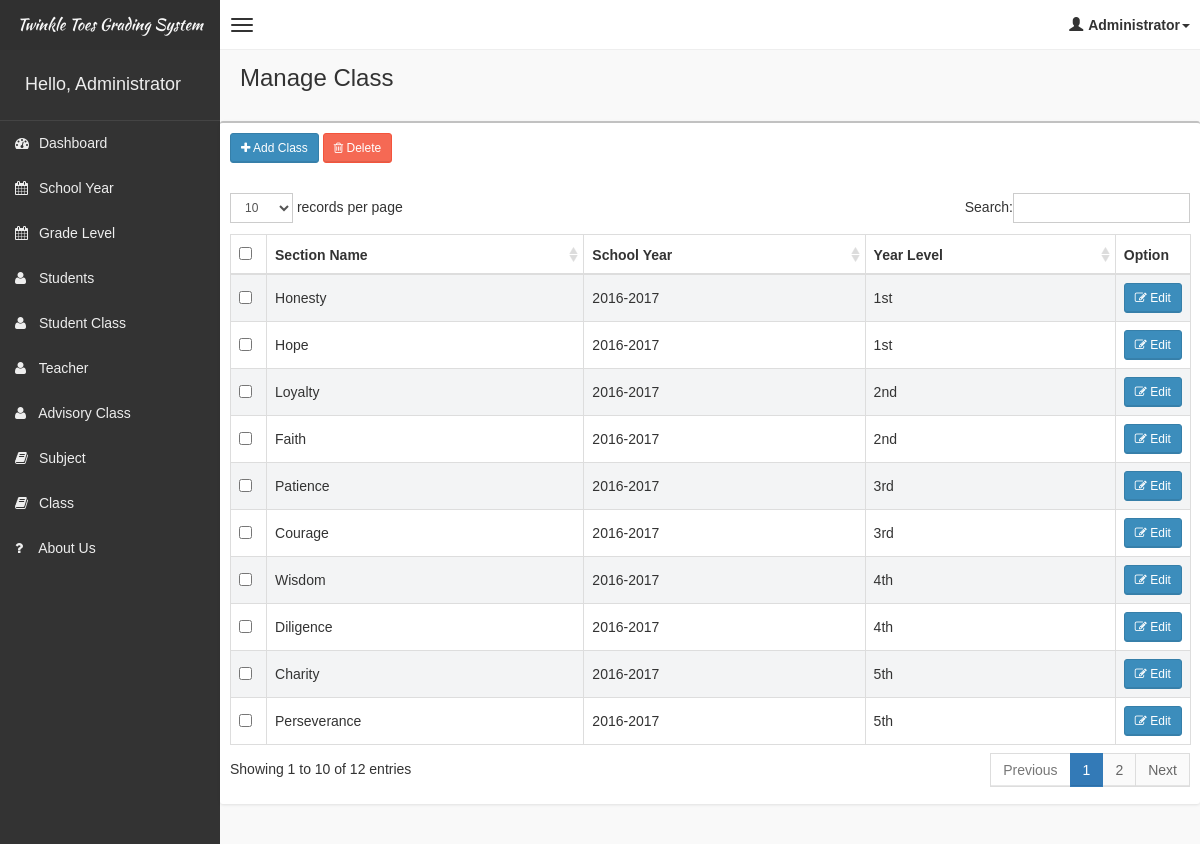
/system/pages/class/class.php (signed in), run on the app's committed database.
### tables this page shows
CREATE TABLE IF NOT EXISTS `tblclass` (
  `id` int(11) NOT NULL AUTO_INCREMENT,
  `classname` varchar(20) NOT NULL,
  `schoolyearid` int(11) NOT NULL,
  `yearlevelid` int(11) NOT NULL,
  PRIMARY KEY (`id`)
);

CREATE TABLE IF NOT EXISTS `tblschoolyear` (
  `id` int(11) NOT NULL AUTO_INCREMENT,
  `schoolyear` varchar(20) NOT NULL,
  PRIMARY KEY (`id`),
  UNIQUE KEY `schoolyear` (`schoolyear`)
);

CREATE TABLE IF NOT EXISTS `tblyearlevel` (
  `id` int(11) NOT NULL AUTO_INCREMENT,
  `yearlevel` varchar(20) NOT NULL,
  `description` varchar(50) NOT NULL,
  PRIMARY KEY (`id`)
);

### system/pages/class/class.php (shortened to what this page needs)
<!DOCTYPE html>
<html>
    <?php include('../head_css.php'); ?>
    <body class="skin-black">
        <?php
        include "../connection.php";
        ?>
        <?php include('../header.php'); ?>
        <div class="wrapper row-offcanvas row-offcanvas-left">
            <?php include('../sidebar-left.php'); ?>
            <aside class="right-side">
                <section class="content-header">
                    <h1>
                        Manage Class
                    </h1>
                </section>
                <section class="content">
                    <div class="row">
                            <div class="box">
                                <div class="box-header">
                                    <div style="padding:10px;">
                                        <button class="btn btn-primary btn-sm" data-toggle="modal" data-target="#addClassModal"><i class="fa fa-plus" aria-hidden="true"></i> Add Class</button>
                                        <button class="btn btn-danger btn-sm" data-toggle="modal" data-target="#deleteModal"><i class="fa fa-trash-o" aria-hidden="true"></i> Delete</button>
                                    </div>
                                </div>
                                <div class="box-body table-responsive">
                                <form method="post">
                                    <table id="table" class="table table-bordered table-striped">
                                        <thead>
                                            <tr>
                                                <th style="width: 20px !important;"><input type="checkbox" name="chk_delete[]" class="cbxMain" onchange="checkMain(this)" /></th>
                                                <th>Section Name</th>
                                                <th>School Year</th>
                                                <th>Year Level</th>
                                                <th style="width: 40px !important;">Option</th>
                                            </tr>
                                        </thead>
                                        <tbody>
                                            <?php
                                            $squery = mysqli_query($con, "select *,c.id as cid,y.id as yid, s.id as sid from tblclass c left join tblschoolyear s on c.schoolyearid = s.id left join tblyearlevel y on c.yearlevelid = y.id");
                                            while($row = mysqli_fetch_array($squery))
                                            {
                                                echo '
                                                <tr>
                                                    <td><input type="checkbox" name="chk_delete[]" class="chk_delete" value="'.$row['cid'].'" /></td>
                                                    <td>'.$row['classname'].'</td>
                                                    <td>'.$row['schoolyear'].'</td>
                                                    <td>'.$row['yearlevel'].'</td>
                                                    <td><button class="btn btn-primary btn-sm" data-target="#editModal'.$row['cid'].'" data-toggle="modal"><i class="fa fa-pencil-square-o" aria-hidden="true"></i> Edit</button></td>
                                                </tr>
                                                ';
                                            }
                                            ?>
                                        </tbody>
                                    </table>
                                    </form>
                                </div>
                            </div>
                    </div>
                </section>
            </aside>
        </div>
    </body>
</html>

### system/pages/header.php (shortened to what this page needs)
<?php
 echo  '<header class="header">
          <a href="#" class="logo">
              Twinkle Toes Grading System
          </a>
          <nav class="navbar navbar-static-top" role="navigation">
              <a href="#" class="navbar-btn sidebar-toggle" data-toggle="offcanvas" role="button">
                  <span class="sr-only">Toggle navigation</span>
                  <span class="icon-bar"></span>
                  <span class="icon-bar"></span>
                  <span class="icon-bar"></span>
              </a>
              <div class="navbar-right">
                  <ul class="nav navbar-nav">
                      <li class="dropdown user user-menu">
                          <a href="#" class="dropdown-toggle" data-toggle="dropdown">
                              <i class="glyphicon glyphicon-user"></i>';
                              if($_SESSION['role'] == "Administrator"){
                                  $user = mysqli_query($con,"SELECT * from tbladmin where id = '".$_SESSION['userid']."' ");
                                  while($row = mysqli_fetch_array($user)){
                                      echo'<span>'.$row['accounttype'].'<i class="caret"></i></span>';
                                  }
                              }
                              elseif($_SESSION['role'] == "Teacher"){
                                  $user = mysqli_query($con,"SELECT * from tblteacher where id = '".$_SESSION['userid']."' ");
                                  while($row = mysqli_fetch_array($user)){
                                      $_SESSION['user'] = $row['fname'].' '.$row['lname'];
                                      echo'<span>'.$row['fname'].' '.$row['lname'].'<i class="caret"></i></span>';
                                  }
                              }
                              elseif($_SESSION['role'] == "Student"){
                                  $user = mysqli_query($con,"SELECT * from tblrealadmin where id = '".$_SESSION['userid']."' ");
                                  while($row = mysqli_fetch_array($user)){
                                      $_SESSION['user'] = $row['fname'].' '.$row['lname'];
                                      echo'<span>'.$row['fname'].' '.$row['lname'].'<i class="caret"></i></span>';
                                  }
                              }
                          echo '</a>
                          <ul class="dropdown-menu">
                              <li class="user-header bg-light-blue">
                                  <p>
                                      '.$_SESSION['user'].'
                                  </p>
                              </li>
                              <li class="user-footer">
                                  <div class="pull-left">
                                      <a href="#" class="btn btn-default btn-flat" data-toggle="modal" data-target="#editProfileModal">Edit Profile</a>
                                  </div>
                                  <div class="pull-right">
                                      <a href="../../logout.php" class="btn btn-default btn-flat">Sign out</a>
                                  </div>
                              </li>
                          </ul>
                      </li>
                  </ul>
              </div>
          </nav>
      </header>'; ?>

### system/pages/sidebar-left.php (shortened to what this page needs)
<?php
	echo '
	<aside class="left-side sidebar-offcanvas">
                <section class="sidebar">
                    <div class="user-panel">
                        <div class="pull-left info">
                            <h4>Hello, ';
                                if($_SESSION['role'] == "Administrator"){
                                    $user = mysqli_query($con,"SELECT * from tbladmin where id = '".$_SESSION['userid']."' ");
                                    while($row = mysqli_fetch_array($user)){
                                        echo $row['accounttype'];
                                    }
                                }
                                elseif($_SESSION['role'] == "Teacher"){
                                    $user = mysqli_query($con,"SELECT * from tblteacher where id = '".$_SESSION['userid']."' ");
                                    while($row = mysqli_fetch_array($user)){
                                        $_SESSION['user'] = $row['fname'].' '.$row['lname'];
                                        echo $row['fname'].' '.$row['lname'];
                                    }
                                }
                                elseif($_SESSION['role'] == "Student"){
                                    $user = mysqli_query($con,"SELECT * from tblrealadmin where id = '".$_SESSION['userid']."' ");
                                    while($row = mysqli_fetch_array($user)){
                                        $_SESSION['user'] = $row['fname'].' '.$row['lname'];
                                        echo $row['fname'].' '.$row['lname'] ;
                                    }
                                }
                                echo '
                            </h4>
                        </div>
                    </div>
                    <ul class="sidebar-menu">';
                        if($_SESSION['role'] == "Administrator"){
                            echo '
                            <li>
                                <a href="../dashboard/dashboard.php">
                                    <i class="fa  fa-dashboard"></i> <span>Dashboard</span>
                                </a>
                            </li>
                            <li>
                                <a href="../schoolyear/schoolyear.php">
                                    <i class="fa fa-calendar"></i> <span>School Year</span>
                                </a>
                            </li>
                            <li>
                                <a href="../yearlevel/yearlevel.php">
                                    <i class="fa fa-calendar"></i> <span>Grade Level</span>
                                </a>
                            </li>
                            <li>
                                <a href="../student/student.php">
                                    <i class="fa fa-user"></i> <span>Students</span>
                                </a>
                            </li>
                            <li>
                                <a href="../studentclass/studentclass.php">
                                    <i class="fa fa-user"></i> <span>Student Class</span>
                                </a>
                            </li>
                            <li>
                                <a href="../teacher/teacher.php">
                                    <i class="fa fa-user"></i> <span>Teacher</span>
                                </a>
                            </li>
                            <li>
                                <a href="../teacheradvisory/teacheradvisory.php">
                                    <i class="fa fa-user"></i> <span>Advisory Class</span>
                                </a>
                            </li>
                            <li>
                                <a href="../subject/subject.php">
                                    <i class="fa fa-book"></i> <span>Subject</span>
                                </a>
                            </li>
                            <li>
                                <a href="../class/class.php">
                                    <i class="fa fa-book"></i> <span>Class</span>
                                </a>
                            </li>
                            <li>
                                 <a href="../aboutus.php">
                                    <i class="fa fa-question"></i> <span>About Us</span>
                                </a>
                            </li>';
                        }
                        echo'
                    </ul>
                </section>
            </aside>
	';
?>

### data on the page
tblclass: classname "Honesty", schoolyearid.schoolyear "2016-2017", yearlevelid.yearlevel "1st"
tblclass: classname "Hope", schoolyearid.schoolyear "2016-2017", yearlevelid.yearlevel "1st"
tblclass: classname "Loyalty", schoolyearid.schoolyear "2016-2017", yearlevelid.yearlevel "2nd"
tblclass: classname "Faith", schoolyearid.schoolyear "2016-2017", yearlevelid.yearlevel "2nd"
tblclass: classname "Patience", schoolyearid.schoolyear "2016-2017", yearlevelid.yearlevel "3rd"
tblclass: classname "Courage", schoolyearid.schoolyear "2016-2017", yearlevelid.yearlevel "3rd"
tblclass: classname "Wisdom", schoolyearid.schoolyear "2016-2017", yearlevelid.yearlevel "4th"
tblclass: classname "Diligence", schoolyearid.schoolyear "2016-2017", yearlevelid.yearlevel "4th"
tblclass: classname "Charity", schoolyearid.schoolyear "2016-2017", yearlevelid.yearlevel "5th"
tblclass: classname "Perseverance", schoolyearid.schoolyear "2016-2017", yearlevelid.yearlevel "5th"

### other printed values
$row['accounttype'] "Administrator"
